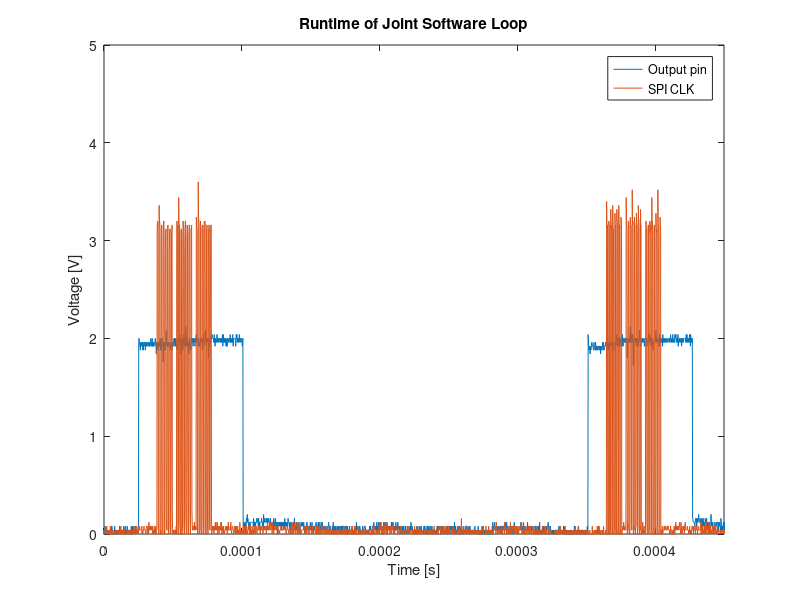

The MATLAB source for this figure: (Note: this script raises an error after producing the figure.)
clear all; close all; clc;

to_tikz = 1;

timer_test = csvread('TEK0031.CSV',0,3);

real_timeC1 = csvread('TEK0032.CSV',0,3);
real_timeC2 = csvread('TEK0033.CSV',0,3);


timeshift = 3.5e-4;
time_real_time = real_timeC1(:,1) + timeshift;
data_real_time = real_timeC1(:,2);

time_real_time_C2 = real_timeC2(:,1) + timeshift;
data_real_time_C2 = real_timeC2(:,2);



plot(time_real_time, data_real_time,time_real_time_C2,data_real_time_C2)

 title('Runtime of Joint Software Loop')
 xlabel('Time [s]')
 ylabel('Voltage [V]')
 xlim([0 4.5e-4])
 ylim([0 5])
 
legend('Output pin','SPI CLK')

if to_tikz == 1
    cleanfigure()
    matlab2tikz('runtime_joint_software.tex');
end
